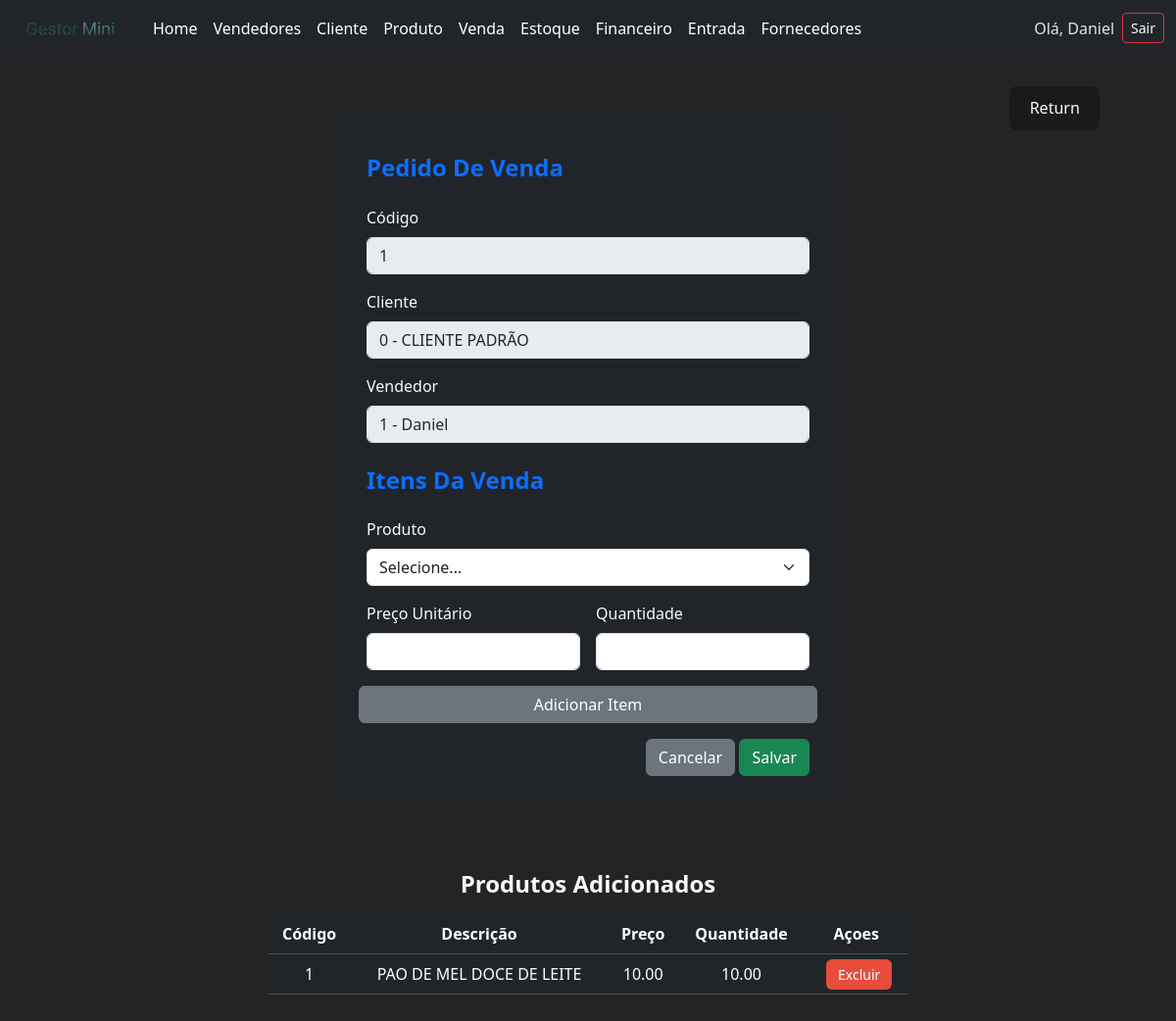
Page /venda/cadastro/3 (signed in) on the committed database.
### core/models.py (models this page shows, shortened)
class Venda(models.Model):
    codigo = models.IntegerField()
    cliente = models.ForeignKey(Cliente, on_delete=models.PROTECT)
    vendedor = models.ForeignKey(Vendedor, on_delete=models.PROTECT)
    valor = models.DecimalField(max_digits=10,decimal_places=2)

class Cliente(models.Model):
    codigo = models.IntegerField()
    nome = models.CharField(max_length=100)

class Vendedor(models.Model):
    codigo = models.IntegerField()
    nome = models.CharField(max_length=100)

class ItemVenda(models.Model):
    venda = models.ForeignKey(Venda, on_delete=models.CASCADE)
    produto = models.ForeignKey(Produto, on_delete=models.PROTECT)
    quantidade = models.DecimalField(max_digits=10,decimal_places=2,default=0)
    preco_unitario = models.DecimalField(max_digits=10,decimal_places=2,default=0)

class Produto(models.Model):
    codigo = models.IntegerField()
    descricao = models.CharField(max_length=100)
    preco = models.DecimalField(max_digits=10,decimal_places=2)
    unidade = models.CharField(max_length=2,default="UN")
    quantidadeestoque = models.DecimalField(max_digits=10,decimal_places=2,default=0)

### core/views.py (the view, shortened to what this page needs)
# urls.py: path('venda/cadastro/<int:id>',views.cadastro_venda,name='cadastrovenda'),
@login_required
def cadastro_venda(request,id):
    ven_atual = get_object_or_404(Venda,id=id)
    clientes = Cliente.objects.all()
    vendedores = Vendedor.objects.all()
    produtos = Produto.objects.all()
    valor_total = 0
    erro = None
    sucesso = None
    cli = None
    ven = None
    return render(request,'cadastros/cadastro_venda.html',{
        'cli':cli,
        'ven':ven,
        'clientes':clientes,
        'vendedores':vendedores,
        'produtos':produtos,
        'erro':erro,
        'sucesso':sucesso,
        'ven_atual':ven_atual,
        'itensvenda':ItemVenda.objects.filter(venda = ven_atual)
        })

### core/templates/cadastros/cadastro_venda.html (shortened to what this page needs)
<!DOCTYPE html>
<html>
<head>
    {% load static %}
    <link rel="stylesheet" href="{%static 'venda.css'%}">
</head>
<body>
    {% include 'components/navbar.html'%}
    <div class="divcentralc">
        <div class="retornarpag">
            <button class="buttonp" ><a href="{% url 'vendas' %}">Return</a></button>
        </div>
        <div class="cadastro">
         <div class="cadastro col-md-5 mx-auto">
    <form method="post" class="row g-3 p-4 rounded shadow-sm bg-dark text-light">
        <h4 class="fw-bold text-primary">Pedido De Venda</h4>
        {% if itensvenda %}
        <div class="col-md-12">
            <label class="form-label">Código</label>
            <input type="number" name="codigo" value="{{ ven_atual.codigo }}" class="form-control" disabled>
        </div>
        <div class="col-md-12">
            <label class="form-label">Cliente</label>
            <input type="text" name="cliente" value="{{ven_atual.cliente.codigo}} - {{ven_atual.cliente.nome}}" class="form-control" disabled>
        </div>
        <div class="col-md-12">
            <label class="form-label">Vendedor</label>
            <input type="text" name="vendedor" value="{{ven_atual.vendedor.codigo}} - {{ven_atual.vendedor.nome}}" class="form-control" disabled>
        </div>
        <div class="col-12 mt-4">
            <h4 class="fw-bold text-primary text-start">Itens Da Venda</h4>
        </div>
        <div class="col-md-12">
            <label class="form-label">Produto</label>
            <select name="produto" class="form-select">
                <option value="">Selecione...</option>
            </select>
        </div>
        <div class="col-md-6">
            <label class="form-label">Preço Unitário</label>
            <input type="number" name="preco_unitario" class="form-control">
        </div>
        <div class="col-md-6">
            <label class="form-label">Quantidade</label>
            <input type="number" name="quantidade" class="form-control">
        </div>
        <button type="submit" class="btn btn-secondary" name="add_item_apos">Adicionar Item</button>
        {% endif %}
        <div class="col-12 text-end mt-3">
            <a href="{% url 'vendas' %}" class="btn btn-secondary">Cancelar</a>
            <button type="submit" class="btn btn-success" name="add_venda">Salvar</button>
        </div>
    </form>
</div>
<div class="row mt-5 p-4 col-md-7 mx-auto text-light">
    <h4 class="fw-bold text-center mb-3">Produtos Adicionados</h4>
    <table class="table table-dark">
        <thead>
            <tr>
                <th class="text-center">Código</th>
                <th class="text-center">Descrição</th>
                <th class="text-center">Preço</th>
                <th class="text-center">Quantidade</th>
                <th class="text-center">Açoes</th>
            </tr>
        </thead>
        <tbody>
                {% for item in itensvenda %}
            <tr>
                <td class="text-center">{{ item.produto.codigo }}</td>
                <td class="text-center">{{ item.produto.descricao }}</td>
                <td class="text-center">{{ item.preco_unitario }}</td>
                <td class="text-center">{{ item.quantidade }}</td>
                <td class="text-center">
                    <a href="{% url 'removeritem' ven_atual.id item.id %}" class="btn-delete">
                        Excluir
                    </a>
                </td>
            </tr>
            {% empty %}
            <tr>
                <td colspan="5" class="text-center text-muted">Nenhum item adicionado ainda.</td>
            </tr>
        {%endfor%}
        </tbody>
    </table>
</div>
        </div>
    </div>
</body>
</html>

### core/templates/components/navbar.html (shortened to what this page needs)
<!DOCTYPE html>
<html lang="en">
<head>
    <link href="https://cdn.jsdelivr.net/npm/bootstrap@5.3.3/dist/css/bootstrap.min.css" rel="stylesheet">
    {% load static %}
    <link rel="stylesheet" href="{% static 'style.css'%}">
</head>
<body>
    <nav class="navbar navbar-expand-lg navbar-dark bg-dark">
  <div class="container-fluid">
    <a class="navbar-brand" href="{% url 'home' %}"><img class="img" src="{% static 'images/fraselogo.png' %}" alt=""></a>
    <div class="collapse navbar-collapse" id="navbarMenu">
      <ul class="navbar-nav me-auto mb-2 mb-lg-0">
        <li class="nav-item">
          <a class="nav-link active" href="{% url 'home' %}">Home</a>
        </li>
        <li class="nav-item">
          <a class="nav-link" href="{%url 'vendedores' %}">Vendedores</a>
        </li>
        <li class="nav-item">
          <a class="nav-link" href="{% url 'clientes' %}">Cliente</a>
        </li>
        <li class="nav-item">
          <a class="nav-link" href="{% url 'produtos' %}">Produto</a>
        </li>
        <li class="nav-item">
          <a class="nav-link" href="{% url 'vendas' %}">Venda</a>
        </li>
        <li class="nav-item">
          <a class="nav-link" href="{% url 'estoque' %}">Estoque</a>
        </li>
        <li class="nav-item">
          <a class="nav-link" href="{% url 'duplicatas' %}">Financeiro</a>
        </li>
        <li>
          <a class="nav-link" href="{% url 'entradas' %}">Entrada</a>
        </li>
        <li>
          <a class="nav-link" href="{% url 'fornecedores' %}">Fornecedores</a>
        </li>
      </ul>
      {% if user.is_authenticated %}
      <div class="d-flex align-items-center ms-auto mb-2 mb-lg-0">
          <small class="me-2 nav-link">Olá, {{ user.username }}</small>
          <a href="{% url 'logout' %}" class="btn btn-outline-danger btn-sm">Sair</a>
      </div>
      {% else %}
      <div class="d-flex">
        <a href="/login" class="btn btn-outline-light">Login</a>
      </div>
      {% endif %}
    </div>
  </div>
</nav>
</body>
</html>

### static/venda.css (style rules this page uses)
* { margin: 0; padding: 0; box-sizing: border-box; }
a { font-weight: 500 !important; color: #ffffff !important; text-decoration: inherit !important; }
body { color: rgba(255, 255, 255, 0.87) !important; background-color: #242424 !important; width: 100%; }
.divcentralc { height: 35em; padding-top: 30px; display: flex; align-items: center; flex-direction: column; justify-content: space-evenly; background-color: #242424; }
.buttonp { border-radius: 8px; border: 1px solid #333; padding: 0.6em 1.2em; font-size: 1em; font-weight: 500; background-color: #1a1a1a; cursor: pointer; transition: 0.25s ease; }
.btn-detalhe, .btn-delete { padding: 6px 12px; font-size: 14px; border-radius: 6px; text-decoration: none; color: white; transition: 0.2s; font-weight: 600; }
.btn-delete { background: #e74c3c; }
.retornarpag { width: 87%; display: flex; align-items: center; justify-content: end; }
.buttonp { border-radius: 8px; border: 1px solid transparent; padding: 0.6em 1.2em; font-size: 1em; font-weight: 500; font-family: inherit; background-color: #1a1a1a; cursor: pointer; transition: border-color 0.25s; }
.btn-detalhe, .btn-delete { padding: 6px 12px; font-size: 14px; border-radius: 6px; text-decoration: none; color: white; transition: 0.2s; }
.btn-delete { background: #e74c3c; margin-left: 6px; }

### static/style.css (style rules this page uses)
.img { width: 120px; height: 30px; }

### rows in the picture
Venda: codigo "1", cliente "0 - CLIENTE PADRÃO", vendedor "1 - Daniel"
ItemVenda: produto.codigo "1", produto.descricao "PAO DE MEL DOCE DE LEITE", preco_unitario "10.00", quantidade "10.00"

### other values in the picture
{{ user.username }} "Daniel"
